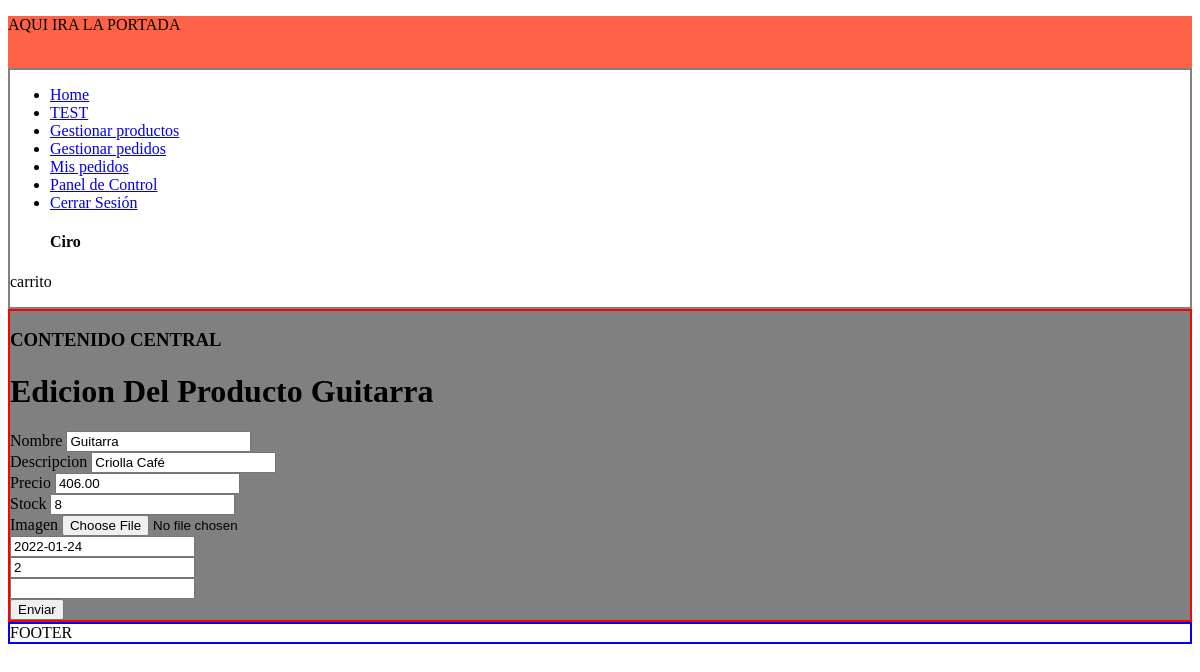
The page /?controller=Producto&action=editar&id=1 (signed in) on the database its author committed.
### tables this page shows
CREATE TABLE productos(
  id    int(255) auto_increment not null,
  nombre  varchar(255) not null,
  descripcion text not null,
  precio	float(100, 2) not null,
  stock		int (255) not null,
  oferta	varchar(2),
  img       varchar(255),
  fecha		date not null,

  categoria_id int (255) not null,

  CONSTRAINT pk_productos PRIMARY KEY(id),
  CONSTRAINT fk_producto_categoria FOREIGN KEY(
    categoria_id
) REFERENCES categorias(id)

);

### config/db.php (called while the page is built)
<?php
class Database {
  public static function conectar() {
    $connection = new mysqli('mysql_db', 'root', 'root', 'tienda_boyar');
    $connection->query("SET NAMES 'utf8'");
    return $connection;
  }
}

### models/producto.php (called while the page is built, shortened)
<?php
class Producto {
  private $id;
	private $db;
	public function __construct() {
		$this->db = Database::conectar();
	}
  function getId() {
		return $this->id;
	}
	function setId($id) {
		$this->id = $id;
	}
  public function getOne() {
		$producto = $this->db->query("SELECT * FROM productos WHERE id ={$this->getId()}");
    return $producto->fetch_object();
	}
}

### views/producto/edicion.php (the view, shortened to what this page needs)
<?php if(isset($editar)): ?>
  <h1>Edicion Del Producto <?= $pro->nombre;?> </h1>
  <?php $url_action = base_url."?controller=Producto&action=actualizar&id=".$pro->id; ?>
<?php endif; ?>
<form action="<?=$url_action?>" method="post" enctype="multipart/form-data">
  <label for="nombre">Nombre</label>
  <input type="text" name="nombre" value="<?= isset($pro) && is_object($pro)? $pro->nombre: ""; ?>"><br>
  <label for="descripcion">Descripcion</label>
  <input type="text" name="descripcion" value="<?= isset($pro) && is_object($pro)? $pro->descripcion: ""; ?>"><br>
  <label for="precio">Precio</label>
  <input type="number" name="precio" value="<?= isset($pro) && is_object($pro)? $pro->precio: ""; ?>"><br>
  <label for="stock">Stock</label>
  <input type="number" name="stock" value="<?= isset($pro) && is_object($pro)? $pro->stock: ""; ?>"><br>
  <label for="img">Imagen</label>
  <input type="file" name="img" value="<?= isset($pro) && is_object($pro)? $pro->img: ""; ?>"><br>
  <input type="text" name="fecha" value="<?= isset($pro) && is_object($pro)? $pro->fecha: ""; ?>"><br>
  <input type="number" name="categoria" value="<?= isset($pro) && is_object($pro)? $pro->categoria_id: ""; ?>"><br>
  <input type="text" name="oferta" value="<?= isset($pro) && is_object($pro)? $pro->oferta: ""; ?>"><br>
  <input type="submit" name="" value="Enviar">
</form>

### rows shown on the page
productos: nombre "Guitarra", descripcion "Criolla Café", precio "406.00", stock "8", fecha "2022-01-24", categoria "2"

### other values the page prints
$_SESSION['identity']->nombre "Ciro"
